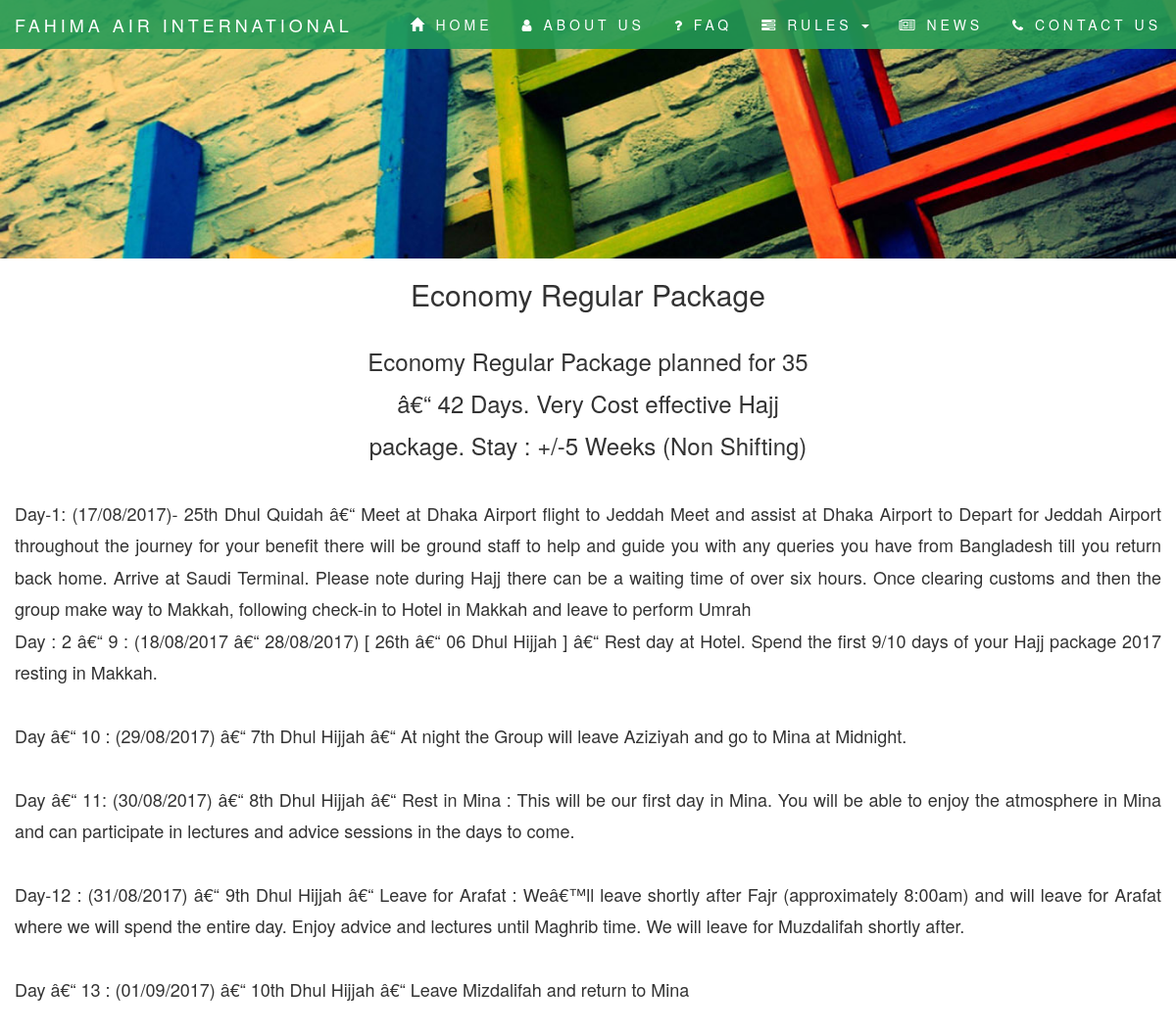
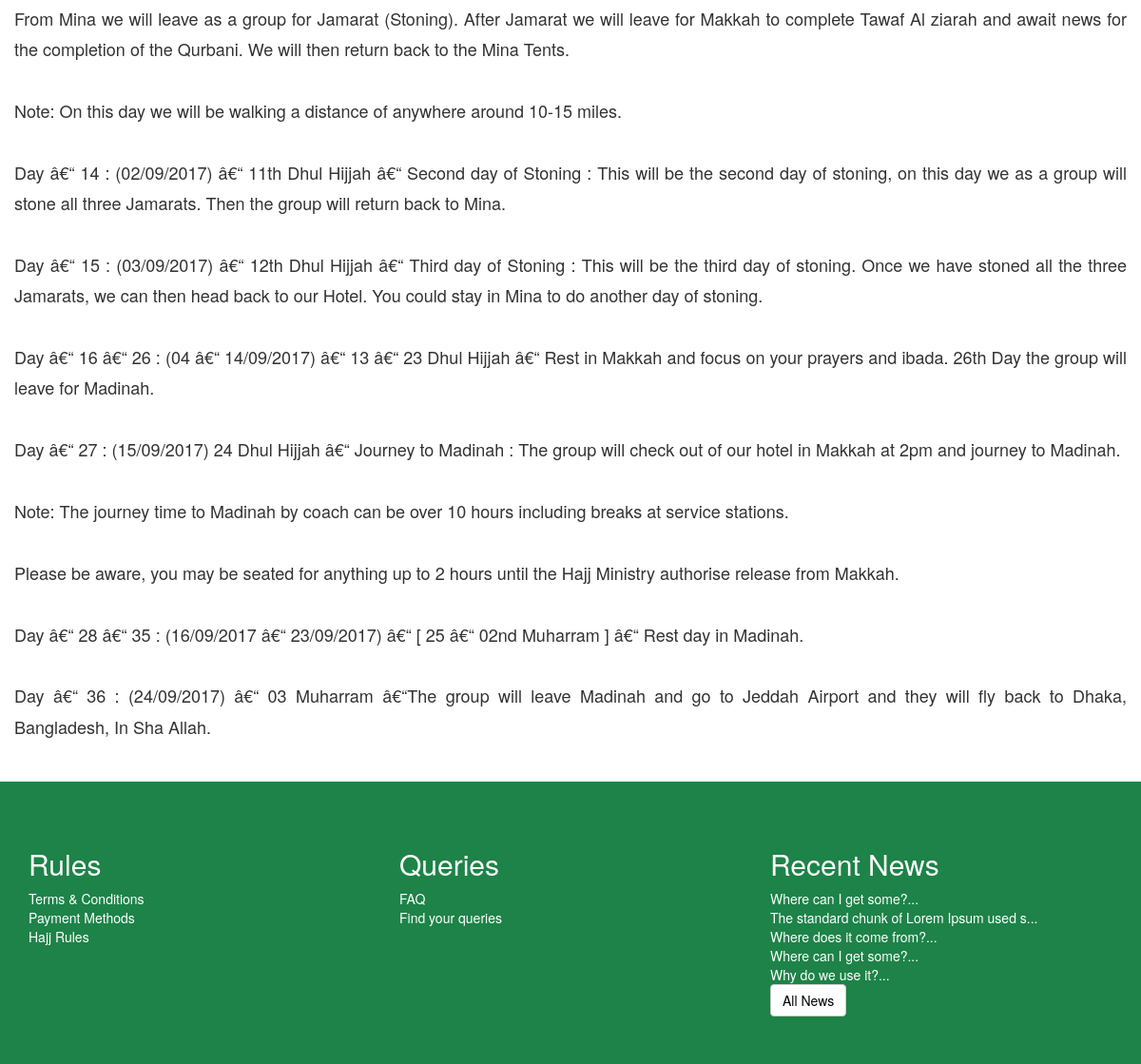
The app's page /packageDeatails.php?package_id=9 with its own data (2 pictures, top to bottom).
### tables this page shows
CREATE TABLE `packages` (
  `id` int(11) NOT NULL,
  `title` varchar(255) DEFAULT NULL,
  `summary` text,
  `price` float DEFAULT NULL,
  `details` text
);

CREATE TABLE `recent_news` (
  `id` int(11) NOT NULL,
  `heading` text,
  `body` text
);

### public_html/packageDeatails.php (the view, shortened to what this page needs)
<?php include_once("dbConnector.php"); ?>
<?php
	$SelectPackageDetails = "SELECT id,title,summary,details,price FROM packages WHERE id={$_GET['package_id']}";
	$ResultPackageDetails = mysqli_query($connection,$SelectPackageDetails);
	$RowPackageDetails = mysqli_fetch_assoc($ResultPackageDetails);
?>
<!doctype html>
<html>
<head>
<link rel="stylesheet" href="https://maxcdn.bootstrapcdn.com/bootstrap/3.3.7/css/bootstrap.min.css">
<link rel="stylesheet" href="https://cdnjs.cloudflare.com/ajax/libs/font-awesome/4.7.0/css/font-awesome.min.css">
<link rel="stylesheet" href="">
<link type="text/css" rel="stylesheet" href="css/footer.css">
</head>
<body>
	<?php include_once("header.php"); ?>
    <h2 class="text-center"><?php echo $RowPackageDetails["title"]; ?></h2><br/>
    <h3 class="container summary"><?php echo $RowPackageDetails["summary"]; ?></h3>
    <div class="package-deatils container text-justify">
    	<p><?php echo nl2br($RowPackageDetails["details"]); ?></p>
    </div>
    <?php include_once("footer.php"); ?>
</body>
</html>

### public_html/footer.php
<?php
	$SelectNews5 = "SELECT id,heading FROM recent_news ORDER BY id DESC LIMIT 5";
	$ResultNews5 = mysqli_query($connection,$SelectNews5);
?>
<div class="footer" id="newsId">
    <div class="container">
        <div class="row">
            <div class="col-md-4">
                <h2>Rules</h2>
                <a href="terms&Conditions.php">Terms & Conditions</a><br/>
                <a href="paymentMethods.php">Payment Methods</a><br/>
                <a href="hajjRules.php">Hajj Rules</a><br/>
            </div>
            <div class="col-md-4">
                <h2>Queries</h2>
                <a href="faq.php">FAQ</a><br/>
                <a href="#contactId">Find your queries</a><br/>
            </div>
            <div class="col-md-4">
                <h2>Recent News</h2>
                <?php while($RowNews5 = mysqli_fetch_assoc($ResultNews5)) { ?>
                <a href="fullNews.php?newsId=<?php echo $RowNews5['id']; ?>"><?php echo substr($RowNews5["heading"],0,40) . "..."; ?></a> <br/>
                <?php } ?>
                <a style="color:black;" class="btn btn-default" href="newsList.php">All News</a>
            </div>
        </div>
    </div>
</div>

### public_html/css/footer.css (style rules this page uses)
.footer { background-color:#1D8348; padding:50px 0px; color:white; }
.footer a { color:#fff; }

### public_html/packageDeatails.php (style rules this page uses)
.package-deatils { min-height:400px; padding:32px 0px; font-size:18px; line-height:1.8; }
.summary { width:500px; margin:auto; text-align:center; line-height:1.8; }

### records on screen
packages: title "Economy Regular Package", summary "Economy Regular Package planned for 35 â€“ 42 Days. Very Cost effective Hajj package. Stay : +/-5 Weeks (Non Shifting)", details "Day-1: (17/08/2017)- 25th Dhul Quidah â€“ Meet at Dhaka Airport flight to Jeddah Meet and assist at Dhaka Airport to Depart for Jeddah Airport throughout the journey for your benefit there will be ground staff to help and guide you with any queries you have from Bangladesh till you return back home. Arrive at Saudi Terminal. Please note during Hajj there can be a waiting time of over six hours. Once clearing customs and then the group make way to Makkah, following check-in to Hotel in Makkah and leave to perform Umrah Day : 2 â€“ 9 : (18/08/2017 â€“ 28/08/2017) [ 26th â€“ 06 Dhul Hijjah ] â€“ Rest day at Hotel. Spend the first 9/10 days of your Hajj package 2017 resting in Makkah. Day â€“…"
recent_news: heading "Where can I get some?"
recent_news: heading "The standard chunk of Lorem Ipsum used s"
recent_news: heading "Where does it come from?"
recent_news: heading "Where can I get some?"
recent_news: heading "Why do we use it?"
